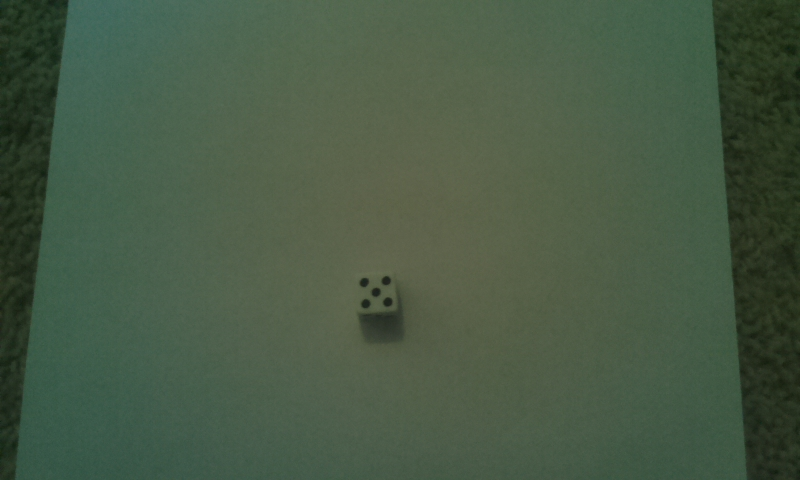
#> input picture RaspiPython/image5.jpg, 800 x 480 px
$ python countdice.py   (older library calls are emulated)
#> lines starting #> are read from the running program, lines starting #| are printed output that depends on the picture; after the words box and inside, x2 and y2 are one past the last pixel; in counts of white or black regions, pixels touching at a corner belong together
# from cv2 import cv
import cv2
import random
import sys
import numpy as np

print(cv2.__version__)

DICE_SIZE = 16
BLUR_FACTOR = 5
RED_LOW_THRESHOLD = 150
MIN_PIP_AREA = 10


def resizeRect(rect, sizeFactor):
    return (rect[0], (rect[1][0] + sizeFactor, rect[1][1] + sizeFactor), rect[2])


# img = cv2.imread("dice3.jpg")
img = cv2.imread("image5.jpg")
#> img is the input picture: shape (480, 800, 3); mean B, G, R 68.6, 89.7, 71.3
# img = cv2.imread("dice-real.jpg")

### Threshold image

blurred = cv2.medianBlur(img, BLUR_FACTOR)

blue = cv2.split(blurred)[0]
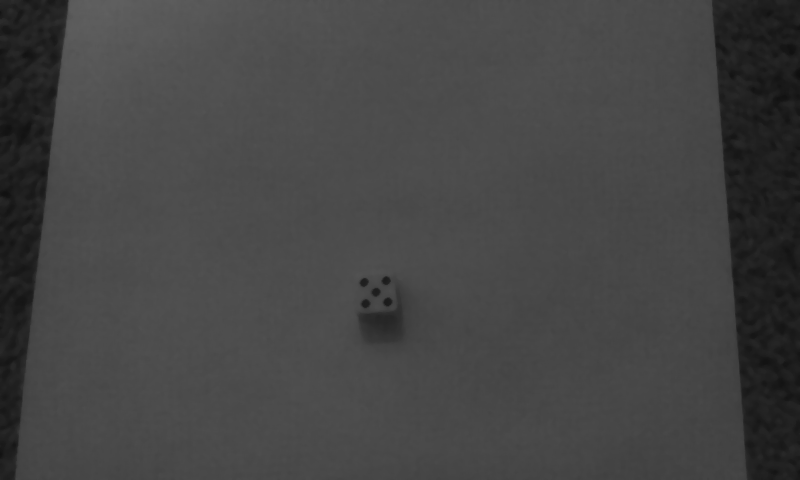
#> blue: shape (480, 800); min 15, max 96, mean 68.6
green = cv2.split(blurred)[1]
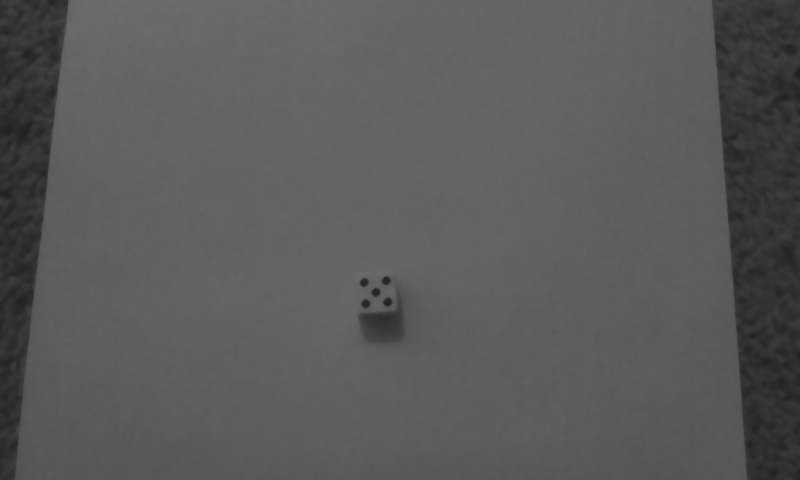
#> green: shape (480, 800); min 31, max 108, mean 89.7
red = cv2.split(blurred)[2]

# Fetch the dice contours using red threshold. invert.
diceblocks = cv2.threshold(red, RED_LOW_THRESHOLD, 255, 1)  # 185 --> 235
invdiceblocks = 255 - diceblocks[1]
#> invdiceblocks: shape (480, 800); every value is 0
cv2.imshow("diceblocks",invdiceblocks)

# do a distance transform and normalize that so we can visualize and threshold it
pyramids = cv2.distanceTransform(invdiceblocks, 2, 3)
#> pyramids: shape (480, 800) float32; every value is 0
cv2.normalize(pyramids, pyramids, 0, 1.2, cv2.NORM_MINMAX)

# obtain markers for the watershed algorithm by thresholding
markers = cv2.threshold(pyramids, 0.8, 1, 0)[1]
cv2.imshow("markers",markers)

# dilate the dice markers with a DICE_SIZE px element to capture all pips in the contours
# newImg = cv2.dilate(markers, cv2.getStructuringElement(cv2.MORPH_ELLIPSE,(DICE_SIZE, DICE_SIZE)))

# convert the numpy matrix from float [0..1] to int [0..255]
bwImg = cv2.convertScaleAbs(markers * 255)

# capture those contours!
_, pyramids, hierarchy = cv2.findContours(bwImg.copy(), cv2.RETR_TREE, cv2.CHAIN_APPROX_SIMPLE)
#> pyramids = []
print (str(len(pyramids)) + " dice.")
#| 0 dice.

# fit a rotated rectangle on the distance transformed pyramid
for pyramid in pyramids:
    rect = cv2.minAreaRect(pyramid)
    # resize it to a certain dice size
    rect = resizeRect(rect, DICE_SIZE)

    floatBox = cv2.boxPoints(rect)
    intBox = np.int0(floatBox)
    bwImg = cv2.drawContours(bwImg, [intBox], 0, (255, 0, 0), -1)

    pts1 = floatBox
    a, b, c, d = cv2.boundingRect(intBox)
    pts2 = np.float32([[a, b], [a + c, b], [a, b + d], [a + c, b + d]])

    M = cv2.getPerspectiveTransform(pts1, pts2)
    dst = cv2.warpPerspective(bwImg, M, pts2.shape)
#> this loop made 0 passes

# capture those large contours!
_, contours, hierarchy = cv2.findContours(bwImg.copy(), cv2.RETR_TREE, cv2.CHAIN_APPROX_SIMPLE)
#> contours = []

# filter out the pips, and then cut out those using the contour areas
pips = 255 - cv2.threshold(cv2.cvtColor(blurred, cv2.COLOR_RGB2GRAY), 200, 255, 1)[1]
onlypips = cv2.bitwise_and(bwImg, pips)
cv2.imshow("onlypips", onlypips)
dice = cv2.cvtColor(onlypips, cv2.COLOR_GRAY2RGB)
#> dice: shape (480, 800, 3); every value is 0

dice_results = [0, 0, 0, 0, 0, 0]
wrongdice = 0

# look at each dice face and determine number of pips
for contour in contours:
    pips = 0

    # get the coordinates to cut out the dice face from the image
    # with only the pips
    rect = cv2.minAreaRect(contour)
    floatBox = cv2.boxPoints(rect)
    intBox = np.int0(floatBox)
    a, b, c, d = cv2.boundingRect(intBox)

    # cut out the dice face
    subimage = onlypips[b:b + d, a:a + c]
    # count the number of contours
    _, pip_contours, subhierarchy = cv2.findContours(subimage.copy(), cv2.RETR_TREE, cv2.CHAIN_APPROX_SIMPLE)
    for pip in pip_contours:
        # count pips only if they are of a certain size
        if cv2.contourArea(pip) >= MIN_PIP_AREA:
            pips = pips + 1

    # log erroneous dice
    if pips > 6 or pips == 0:
        wrongdice = wrongdice + 1
        print (pips)
    else:
        dice_results[pips - 1] = dice_results[pips - 1] + 1
        cv2.putText(dice, str(pips), (a, b - 5), 0, 1, (0, 0, 255))
#> after the loop, dice_results = [0, 0, 0, 0, 0, 0]; wrongdice = 0

# print out the results
print (dice_results)
#| [0, 0, 0, 0, 0, 0]
print (str(wrongdice) + " erroneous objects found.")
#| 0 erroneous objects found.

cv2.drawContours(dice, contours, -1, (255, 255, 0), 1)
cv2.imshow('Dice', dice)
cv2.imshow('Original', img)


# cv2.cvtColor(blurred, cv2.COLOR_RGB2GRAY))

def doCallbackTest(value):
    # newImg = cv2.adaptiveThreshold(newImg,255,1,0,13,value)


    tmpImg = red.copy()
    cv2.imshow("red", tmpImg)
    newImg = cv2.threshold(tmpImg, value, 255, 1)[1]  # cv2.threshold(src, thresh, maxval, type
    # [13 lines of commented-out code are left out]

cv2.waitKey(0)
cv2.destroyAllWindows()

$ run again, with RaspiPython/dice-real.jpg copied over RaspiPython/image5.jpg
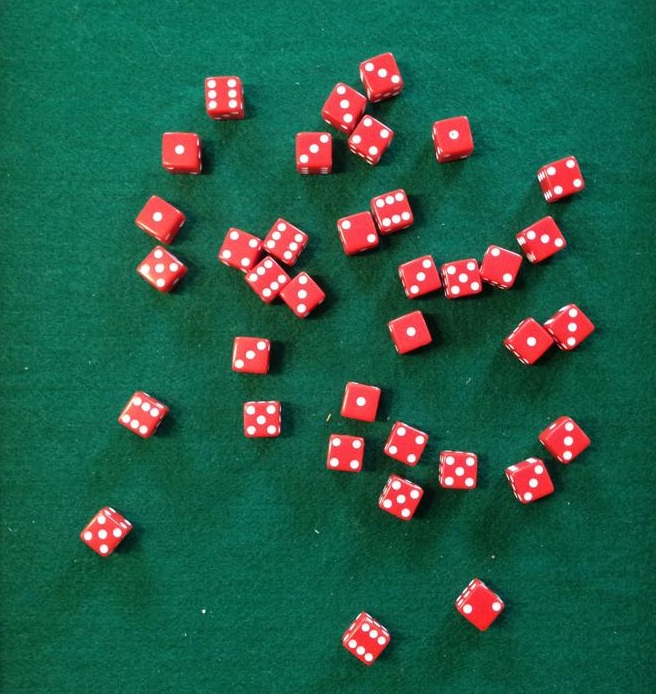
#> input picture RaspiPython/dice-real.jpg, 656 x 694 px
#> img is the input picture: shape (694, 656, 3); mean B, G, R 73.9, 93.8, 38.5
#> invdiceblocks: shape (694, 656); 10.3% white; 29 white regions, largest, box (x1, y1, x2, y2) and area: (219, 219, 324, 316) 4967, (322, 83, 393, 162) 2722, (505, 304, 594, 364) 2691
#> markers: shape (694, 656) float32; values 0 (black) and 1 (white), 1% white; 36 white regions, largest, box (x1, y1, x2, y2) and area: (356, 629, 376, 648) 200, (522, 471, 539, 489) 193, (470, 596, 489, 614) 175
#> `_, pyramids, hierarchy = cv2.findContours(bwImg.copy(), cv2.RETR_TREE,..`: pyramids = 36 contours; largest, box (x1, y1, x2, y2) and area: (356, 629, 376, 648) 178, (522, 471, 539, 489) 168, (470, 596, 489, 614) 154, (335, 98, 352, 116) 149, (373, 67, 388, 84) 146
#| 36 dice.
#> the loop `for pyramid in pyramids:` made 36 passes
#> (rect, intBox, a, b, c, d, pts2, dst) on passes 1 to 2: (((365.6, 638.3), (29.8, 30.6), -53.13), [[368, 659], [344, 641], [362, 617], [386, 635]], 344, 617, 43, 43, [[344, 617], [387, 617], [344, 660], [387, 660]], [[255, 255, 255, 255], [255, 255, 255, 255]]), (((478.8, 604.2), (27.45, 31.68), -48.01), [[481, 625], [457, 603], [476, 583], [499, 604]], 457, 583, 43, 43, [[457, 583], [500, 583], [457, 626], [500, 626]], [[255, 255, 255, 255], [255, 255, 255, 255]])
#> pass 1, `bwImg = cv2.drawContours(bwImg, [intBox], 0, (255, 0, 0), -1)`:
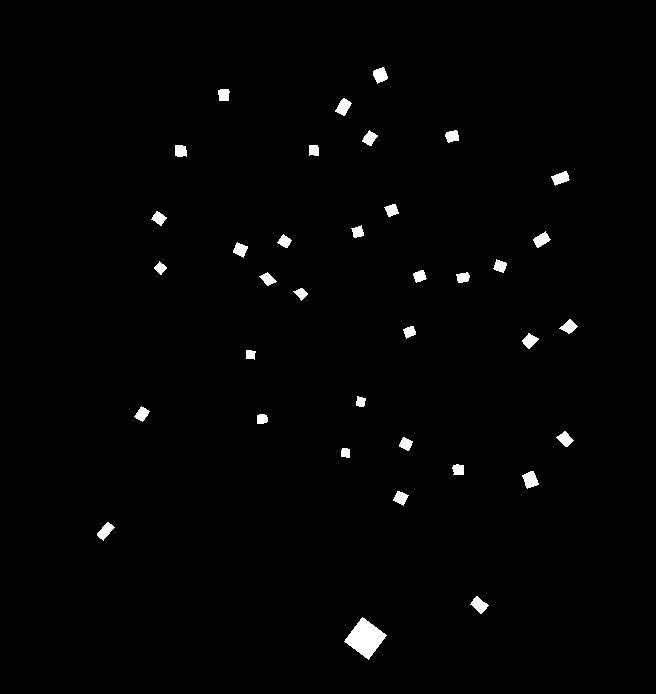
#> bwImg: shape (694, 656); 1.2% white; 36 white regions, largest, box (x1, y1, x2, y2) and area: (344, 617, 387, 660) 949, (522, 471, 539, 489) 193, (470, 596, 489, 614) 175
#> contours = 36 contours; largest, box (x1, y1, x2, y2) and area: (344, 617, 387, 660) 900, (511, 459, 549, 499) 900, (457, 583, 500, 626) 879, (540, 159, 581, 196) 858, (360, 55, 399, 94) 850
#> onlypips: shape (694, 656); 1% white; 134 white regions (7 under 20 px), largest, box (x1, y1, x2, y2) and area: (141, 265, 149, 276) 52, (155, 264, 164, 272) 52, (176, 146, 184, 154) 49
#> the loop `for contour in contours:` made 36 passes
#> (rect, intBox, a, b, c, d) on passes 1, 3, 5, 11: (((365, 637.9), (30.6, 30.6), -53.13), [[368, 659], [343, 640], [361, 616], [386, 634]], 343, 616, 44, 44), (((104.5, 530), (34.7, 25.61), -50.19), [[103, 551], [83, 535], [105, 508], [125, 524]], 83, 508, 43, 44), (((529.5, 478.5), (29.09, 32.26), -18.43), [[520, 498], [510, 467], [538, 458], [548, 489]], 510, 458, 39, 41), (((141.2, 413.3), (30.23, 27.18), -56.31), [[144, 433], [121, 418], [138, 393], [160, 408]], 121, 393, 40, 41)
#| [6, 3, 9, 6, 6, 6]
#| 0 erroneous objects found.
#> `cv2.drawContours(dice, contours, -1, (255, 255, 0), 1)`:
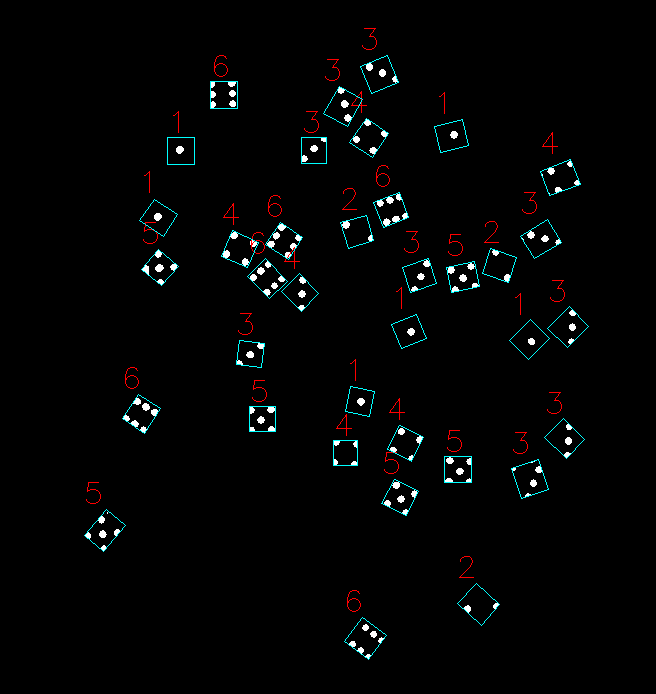
#> dice: shape (694, 656, 3); mean B, G, R 4.3, 4.3, 3.3

$ run again, with RaspiPython/image3.jpg copied over RaspiPython/image5.jpg
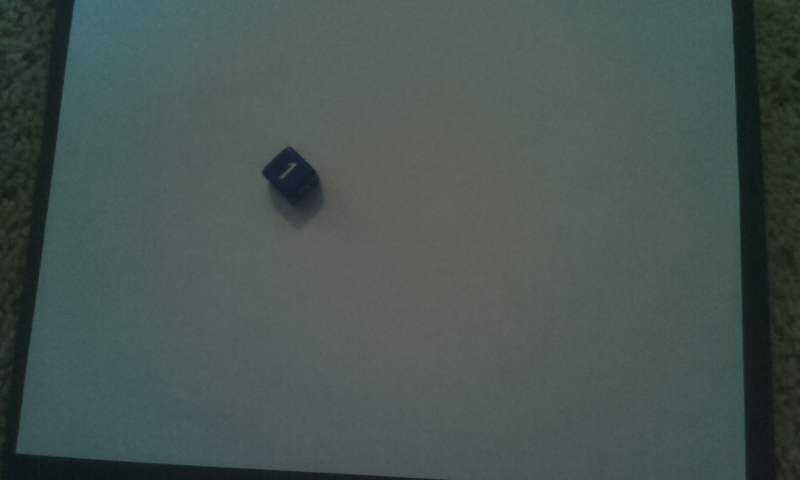
#> input picture RaspiPython/image3.jpg, 800 x 480 px
#> img is the input picture: shape (480, 800, 3); mean B, G, R 81.8, 85.9, 72
#> `blue = cv2.split(blurred)[0]`:
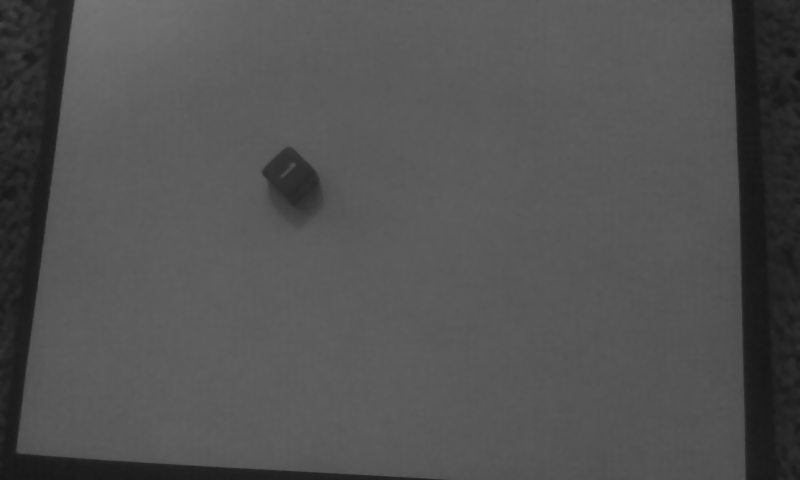
#> blue: shape (480, 800); min 20, max 115, mean 81.8
#> `red = cv2.split(blurred)[2]`:
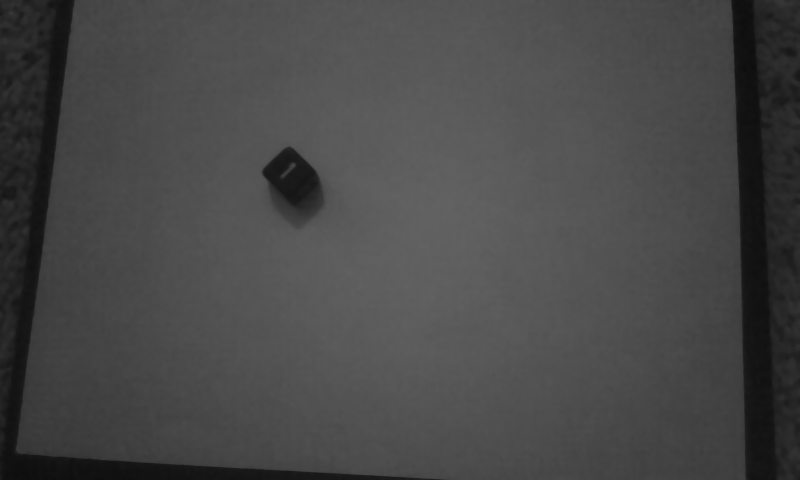
#> red: shape (480, 800); min 13, max 98, mean 72
#> invdiceblocks: shape (480, 800); every value is 0
#> `_, pyramids, hierarchy = cv2.findContours(bwImg.copy(), cv2.RETR_TREE,..`: pyramids = []
#| 0 dice.
#> dice: shape (480, 800, 3); every value is 0
#> after the loop `for contour in contours:`: dice_results = [0, 0, 0, 0, 0, 0]; wrongdice = 0
#| [0, 0, 0, 0, 0, 0]
#| 0 erroneous objects found.
